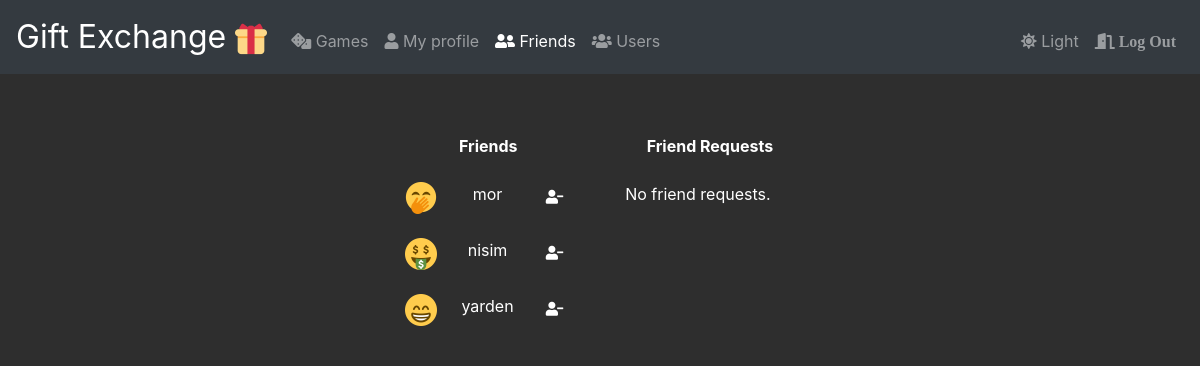
The page /friends (signed in) on the database its author committed.
### tables this page shows
CREATE TABLE users (
id INTEGER,
username TEXT NOT NULL,
hash TEXT NOT NULL,
email TEXT NOT NULL,
image_id INTEGER,
dark_mode INTEGER DEFAULT -1,
PRIMARY KEY(id)
);

### app.py (the view, shortened to what this page needs)
@app.route("/friends", methods=["GET", "POST"])
@login_required
def friends():
    friends_unsorted = []
    rows = db(f"SELECT * FROM friends WHERE user_id = {session['user_id']}")
    for row in rows:
        look = db(f"SELECT * FROM users WHERE id = {row['friend_id']}")
        friend = {
        'user_id': look[0]['id'],
        'username': look[0]['username'],
        'image_id': look[0]['image_id'],
        }
        friends_unsorted.append(friend)
    friend_req_unsorted = []
    rows = db(f"SELECT * FROM friend_req WHERE \
        reciever_id = {session['user_id']}")
    friends = sorted(friends_unsorted, key=lambda k: k['username'])
    friend_req = sorted(friend_req_unsorted, key=lambda k: k['username'])
    return render_template("friends.html",friends=friends,\
        friend_req=friend_req ,darkmode=session["dark_mode"])

### app.py (called while the page is built)
@app.after_request
def after_request(response):
    response.headers["Cache-Control"] = "no-cache, no-store, must-revalidate"
    response.headers["Expires"] = 0
    response.headers["Pragma"] = "no-cache"
    return response

### helper.py (called while the page is built)
def db(statement):
    with sqlite3.connect(database) as conn:
        conn.row_factory = sqlite3.Row
        cur = conn.cursor()
        cur.execute(statement)
        conn.commit()
        return cur.fetchall()
    return 0

def login_required(f):
    @wraps(f)
    def decorated_function(*args, **kwargs):
        if session.get("user_id") is None:
            return redirect("/login")
        return f(*args, **kwargs)
    return decorated_function

### templates/friends.html (shortened to what this page needs)
{% extends "layout.html" %}
{% block friends %}
    active
{% endblock %}
{% block main %}
    <div class="row justify-content-center">
	    <div class="col-auto">
    	    <table class="table table-responsive table-borderless
    	    table-hover
    	    {% if darkmode > 0 %}
	    	    table-dark dark_background
    	    {% endif %}">
	        	<thead>
	        		<tr>
	        			<th colspan="4">Friends</th>
	        		</tr>
	        	</thead>
	        	<tbody>
	        		{% for friend in friends %}
		        		<tr>
		        		    <td><img class="pp-sm" src="/static/pp/{{ friend['image_id'] }}.png"></td>
		        		    <td>{{ friend['username'] }}</td>
		        		    <td>
		        		    	<form action="/friends" method="post">
		        		    		<button type ="submit" class="btn custom-btn btn-sm
		        		    		{% if darkmode > 0 %}
			        		    		btn-dark
		        		    		{% else %}
			        		    		btn-light
		        		    		{% endif %}">
		        		    			<i class="fas fa-user-minus"></i>
		        		    		</button>
		        		    	</form>
		        		    </td>
		        	    </tr>
	        		{% endfor %}
	    	    </tbody>
	        </table>
	    </div>
	    <div class="col-auto">
    	    <table class="table table-responsive table-borderless
    	    table-hover
    	    {% if darkmode > 0 %}
	    	    table-dark dark_background
    	    {% endif %}">
	        	<thead>
	        		<tr>
	        			<th colspan="4">Friend Requests</th>
	        		</tr>
	        	</thead>
	        	<tbody>
	        		{% if not friend_req %}
		        		<tr>
		        			<td>
		        				No friend requests.
			        		<td>
	        		{% endif %}
	    	    </tbody>
	        </table>
        </div>
    </div>
{% endblock %}

### static/styles.css (style rules this page uses)
main img { max-width: 100%; }
.dark_background { background-color: #2E2E2E; color: #ffffff; }
.custom-btn { background: none!important; border: none !important; }
.pp-sm { max-width: 2rem; float: right; }

### rows shown on the page
users: shows a picture, username "mor"
users: shows a picture, username "nisim"
users: shows a picture, username "yarden"
